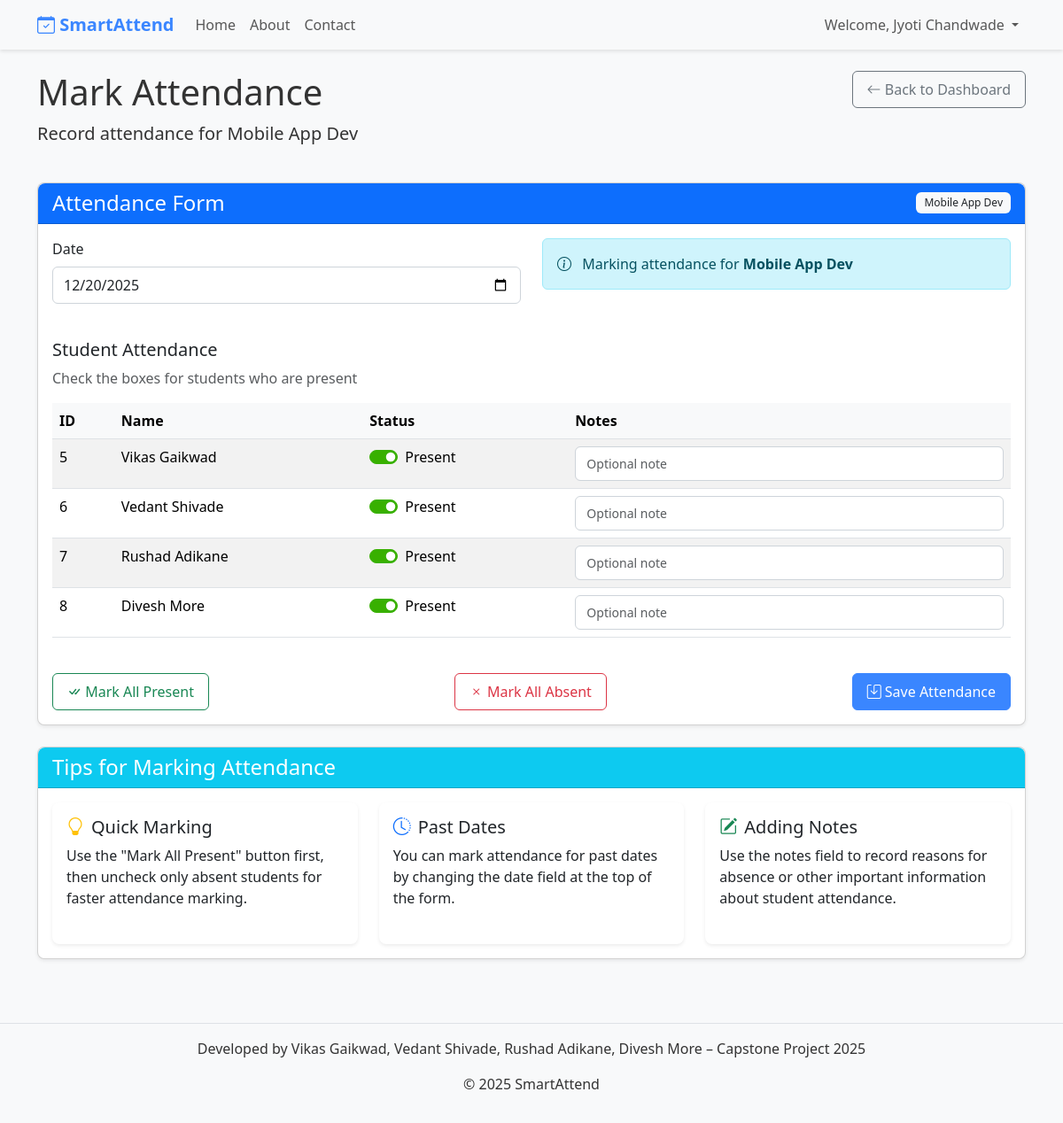
Page /teacher/mark-attendance (signed in) on the committed database.
### tables this page shows
CREATE TABLE users (
    id INTEGER PRIMARY KEY AUTOINCREMENT,
    username TEXT UNIQUE NOT NULL,
    password TEXT NOT NULL,
    role TEXT NOT NULL,
    name TEXT NOT NULL,
    subject TEXT
);

### app.py (the view, shortened to what this page needs)
@app.route('/teacher/mark-attendance', methods=['GET', 'POST'])
@login_required
@teacher_required
def teacher_mark_attendance():
    db = get_db()
    teacher_id = session['user_id']
    subject = db.execute('SELECT subject FROM users WHERE id = ?', (teacher_id,)).fetchone()['subject']
    students = db.execute('SELECT * FROM users WHERE role = "student"').fetchall()
    selected_date = request.args.get('date', date.today().isoformat())
    attendance_data = {}
    notes_data = {}
    existing_records = db.execute(
        'SELECT student_id, status, notes FROM attendance WHERE teacher_id = ? AND date = ? AND subject = ?',
        (teacher_id, selected_date, subject)
    ).fetchall()
    for record in existing_records:
        attendance_data[record['student_id']] = record['status']
        notes_data[record['student_id']] = record['notes']
    return render_template(
        'teacher_mark_attendance.html',
        students=students,
        today=selected_date,
        subject=subject,
        attendance_data=attendance_data,
        notes_data=notes_data
    )

### app.py (called while the page is built)
def get_db():
    conn = sqlite3.connect(app.config['DATABASE'])
    conn.row_factory = sqlite3.Row
    return conn

def login_required(f):
    @wraps(f)
    def decorated_function(*args, **kwargs):
        if 'user_id' not in session:
            return redirect(url_for('login'))
        return f(*args, **kwargs)
    return decorated_function

def teacher_required(f):
    @wraps(f)
    def decorated_function(*args, **kwargs):
        if 'user_id' not in session or session.get('role') != 'teacher':
            flash('Teacher access required')
            return redirect(url_for('login'))
        return f(*args, **kwargs)
    return decorated_function

### templates/teacher_mark_attendance.html (shortened to what this page needs)
{% extends 'base.html' %}
{% block content %}
<div class="row mb-4">
    <div class="col-md-8">
        <h1>Mark Attendance</h1>
        <p class="lead">Record attendance for {{ subject }}</p>
    </div>
    <div class="col-md-4 text-end">
        <a href="{{ url_for('teacher_dashboard') }}" class="btn btn-outline-secondary">
            <i class="bi bi-arrow-left"></i> Back to Dashboard
        </a>
    </div>
</div>
<div class="row">
    <div class="col-md-12">
        <div class="card shadow-sm mb-4">
            <div class="card-header bg-primary text-white d-flex justify-content-between align-items-center">
                <h4 class="mb-0">Attendance Form</h4>
                <span class="badge bg-light text-dark">{{ subject }}</span>
            </div>
            <div class="card-body">
                <form method="post" id="attendanceForm">
                    <div class="row mb-4">
                        <div class="col-md-6">
                            <div class="mb-3">
                                <label for="date" class="form-label">Date</label>
                                <input type="date" class="form-control" id="date" name="date" value="{{ today }}" required>
                            </div>
                        </div>
                        <div class="col-md-6">
                            <div class="alert alert-info">
                                <i class="bi bi-info-circle me-2"></i> Marking attendance for <strong>{{ subject }}</strong>
                            </div>
                        </div>
                    </div>
                    <div class="mb-4">
                        <h5>Student Attendance</h5>
                        <p class="text-muted">Check the boxes for students who are present</p>
                        <div class="table-responsive">
                            <table class="table table-hover table-striped">
                                <thead class="table-light">
                                    <tr>
                                        <th>ID</th>
                                        <th>Name</th>
                                        <th>Status</th>
                                        <th>Notes</th>
                                    </tr>
                                </thead>
                                <tbody>
                                    {% for student in students %}
                                    <tr>
                                        <td>{{ student.id }}</td>
                                        <td>{{ student.name }}</td>
                                        <td>
                                            <div class="form-check form-switch">
                                                <input class="form-check-input" type="checkbox" id="status_{{ student.id }}" name="status_{{ student.id }}"
                                                {% if student.id in attendance_data %}
                                                    {% if attendance_data[student.id] == 'present' %}checked{% endif %}
                                                {% else %}
                                                    checked
                                                {% endif %}>
                                                <label class="form-check-label status-label" for="status_{{ student.id }}" data-present="Present" data-absent="Absent">
                                                    {% if student.id in attendance_data %}
                                                        {% if attendance_data[student.id] == 'present' %}Present{% else %}Absent{% endif %}
                                                    {% else %}
                                                        Present
                                                    {% endif %}
                                                </label>
                                            </div>
                                        </td>
                                        <td>
                                            <input type="text" class="form-control form-control-sm" id="note_{{ student.id }}" name="note_{{ student.id }}" placeholder="Optional note"
                                            >
                                        </td>
                                    </tr>
                                    {% endfor %}
                                </tbody>
                            </table>
                        </div>
                    </div>
                    <div class="d-flex justify-content-between">
                        <button type="button" id="markAllPresent" class="btn btn-outline-success">
                            <i class="bi bi-check-all"></i> Mark All Present
                        </button>
                        <button type="button" id="markAllAbsent" class="btn btn-outline-danger">
                            <i class="bi bi-x"></i> Mark All Absent
                        </button>
                        <button type="submit" class="btn btn-primary">
                            <i class="bi bi-save"></i> Save Attendance
                        </button>
                    </div>
                </form>
            </div>
        </div>
    </div>
</div>
<div class="row">
    <div class="col-md-12">
        <div class="card shadow-sm">
            <div class="card-header bg-info text-white">
                <h4 class="mb-0">Tips for Marking Attendance</h4>
            </div>
            <div class="card-body">
                <div class="row">
                    <div class="col-md-4">
                        <div class="card h-100 border-0">
                            <div class="card-body">
                                <h5 class="card-title"><i class="bi bi-lightbulb me-2 text-warning"></i>Quick Marking</h5>
                                <p class="card-text">Use the "Mark All Present" button first, then uncheck only absent students for faster attendance marking.</p>
                            </div>
                        </div>
                    </div>
                    <div class="col-md-4">
                        <div class="card h-100 border-0">
                            <div class="card-body">
                                <h5 class="card-title"><i class="bi bi-clock-history me-2 text-primary"></i>Past Dates</h5>
                                <p class="card-text">You can mark attendance for past dates by changing the date field at the top of the form.</p>
                            </div>
                        </div>
                    </div>
                    <div class="col-md-4">
                        <div class="card h-100 border-0">
                            <div class="card-body">
                                <h5 class="card-title"><i class="bi bi-pencil-square me-2 text-success"></i>Adding Notes</h5>
                                <p class="card-text">Use the notes field to record reasons for absence or other important information about student attendance.</p>
                            </div>
                        </div>
                    </div>
                </div>
            </div>
        </div>
    </div>
</div>
{% endblock %}

### templates/base.html (shortened to what this page needs)
<!DOCTYPE html>
<html lang="en">
<head>
    <link href="https://cdn.jsdelivr.net/npm/bootstrap@5.3.2/dist/css/bootstrap.min.css" rel="stylesheet">
    <link rel="stylesheet" href="https://cdn.jsdelivr.net/npm/bootstrap-icons@1.11.1/font/bootstrap-icons.css">
    <link rel="stylesheet" href="{{ url_for('static', filename='css/style.css') }}">
</head>
<body>
    {% block navbar %}
    <nav class="navbar navbar-expand-lg">
        <div class="container">
            <a class="navbar-brand" href="{{ url_for('index') }}">
                <i class="bi bi-calendar-check"></i> SmartAttend
            </a>
            <div class="collapse navbar-collapse" id="navbarNav">
                <ul class="navbar-nav me-auto">
                    <li class="nav-item">
                        <a class="nav-link" href="{{ url_for('index') }}">Home</a>
                    </li>
                    <li class="nav-item">
                        <a class="nav-link" href="{{ url_for('about') }}">About</a>
                    </li>
                    <li class="nav-item">
                        <a class="nav-link" href="{{ url_for('contact') }}">Contact</a>
                    </li>
                </ul>
                <ul class="navbar-nav align-items-center">
                    {% if session.user_id %}
                        <li class="nav-item dropdown">
                            <a class="nav-link dropdown-toggle" href="#" id="navbarDropdown" role="button" data-bs-toggle="dropdown">
                                Welcome, {{ session.name }}
                            </a>
                        </li>
                    {% else %}
                        <li class="nav-item">
                            <a class="btn btn-primary" href="{{ url_for('login') }}">
                                <i class="bi bi-box-arrow-in-right me-1"></i>Login
                            </a>
                        </li>
                    {% endif %}
                </ul>
            </div>
        </div>
    </nav>
    {% endblock %}
    <div class="container mt-4">
        {% block content %}{% endblock %}
    </div>
    <footer class="footer mt-5 py-3">
        <div class="container text-center">
            <p>Developed by Vikas Gaikwad, Vedant Shivade, Rushad Adikane, Divesh More – Capstone Project 2025</p>
            <p>&copy; 2025 SmartAttend</p>
        </div>
    </footer>
</body>
</html>

### static/css/style.css (style rules this page uses)
body { font-family: 'Segoe UI', Roboto, 'Helvetica Neue', Arial, sans-serif; background-color: #f8f9fa; color: #333; }
.card { border-radius: 0.5rem; box-shadow: 0 0.125rem 0.25rem rgba(0, 0, 0, 0.075); margin-bottom: 1.5rem; transition: transform 0.2s, box-shadow 0.2s; }
.card-header { border-top-left-radius: 0.5rem !important; border-top-right-radius: 0.5rem !important; font-weight: 500; }
.navbar { box-shadow: 0 2px 4px rgba(0, 0, 0, 0.1); position: sticky; top: 0; z-index: 1020; background-color: #f8f9fa; }
.navbar-brand { font-weight: 600; color: #3a86ff !important; }
.btn { border-radius: 0.375rem; padding: 0.5rem 1rem; transition: all 0.2s; }
.btn-primary { background-color: #3a86ff; border-color: #3a86ff; }
.table thead th { background-color: #f8f9fa; font-weight: 600; border-bottom: 1px solid #dee2e6; }
.form-control { border-radius: 0.375rem; padding: 0.5rem 0.75rem; border: 1px solid #ced4da; }
.form-switch .form-check-input:checked { background-color: #38b000; border-color: #38b000; }
.footer { background-color: #f8f9fa; padding: 1.5rem 0; margin-top: 3rem; border-top: 1px solid #dee2e6; }
.badge { font-weight: 500; padding: 0.5em 0.75em; }

### rows in the picture
users: name "Jyoti Chandwade", subject "Mobile App Dev"
users: id "5", name "Vikas Gaikwad", id "☑", shows "Present"
users: id "6", name "Vedant Shivade", id "☑", shows "Present"
users: id "7", name "Rushad Adikane", id "☑", shows "Present"
users: id "8", name "Divesh More", id "☑", shows "Present"
